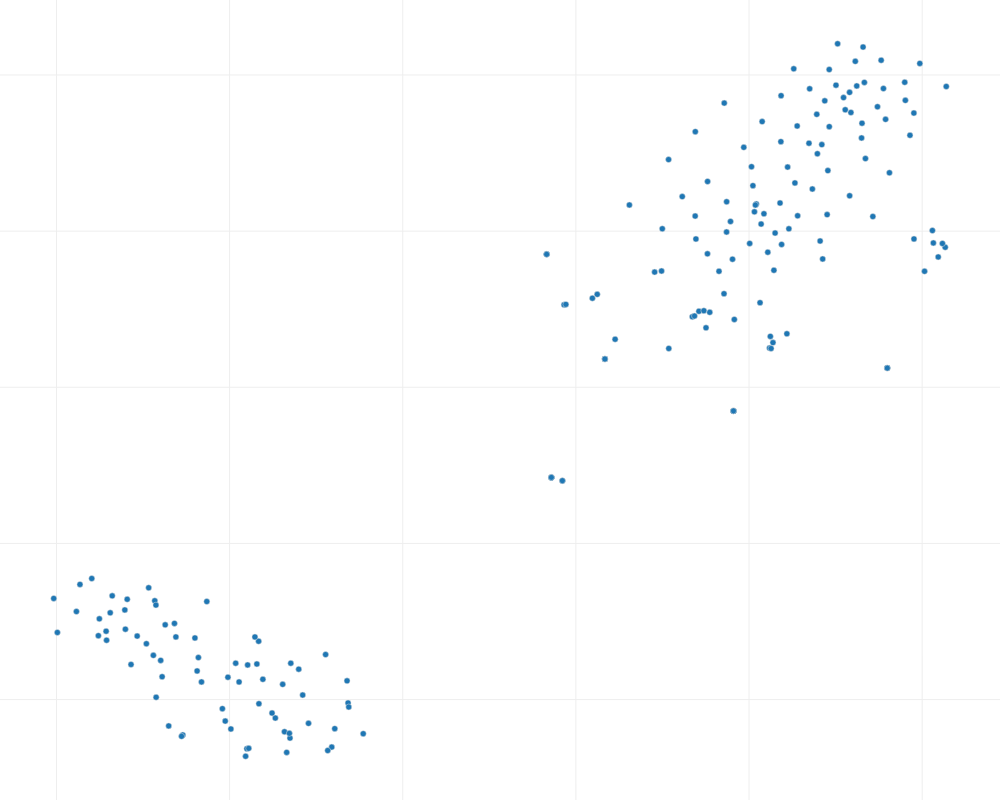

Notebook source saved alongside this figure:
### Code cell
plotly_plot_tsne(tsne_embeddings_2d, labels_2d, dimension=2)

### Figure 1 — Plotly figure (JSON) as saved in the notebook; plotly's stock layout.template omitted (floating-point values rounded to 4 significant figures; data arrays with more than 128 entries replaced by an {"elided": "..."} marker saying what was removed)
{"data": [{"hoverinfo": "text", "marker": {"line": {"color": "rgb(225, 225, 225)", "width": 0.5}, "opacity": 1, "size": 6}, "mode": "markers", "text": {"elided": "200 str values"}, "type": "scatter", "uid": "7affd6cc-07be-4dee-a078-51c8b7d34a6f", "x": {"elided": "200 float values"}, "y": {"elided": "200 float values"}}], "layout": {"height": 800, "margin": {"b": 0, "l": 0, "r": 0, "t": 0}, "width": 1000, "xaxis": {"zeroline": false}, "yaxis": {"zeroline": false}}}
